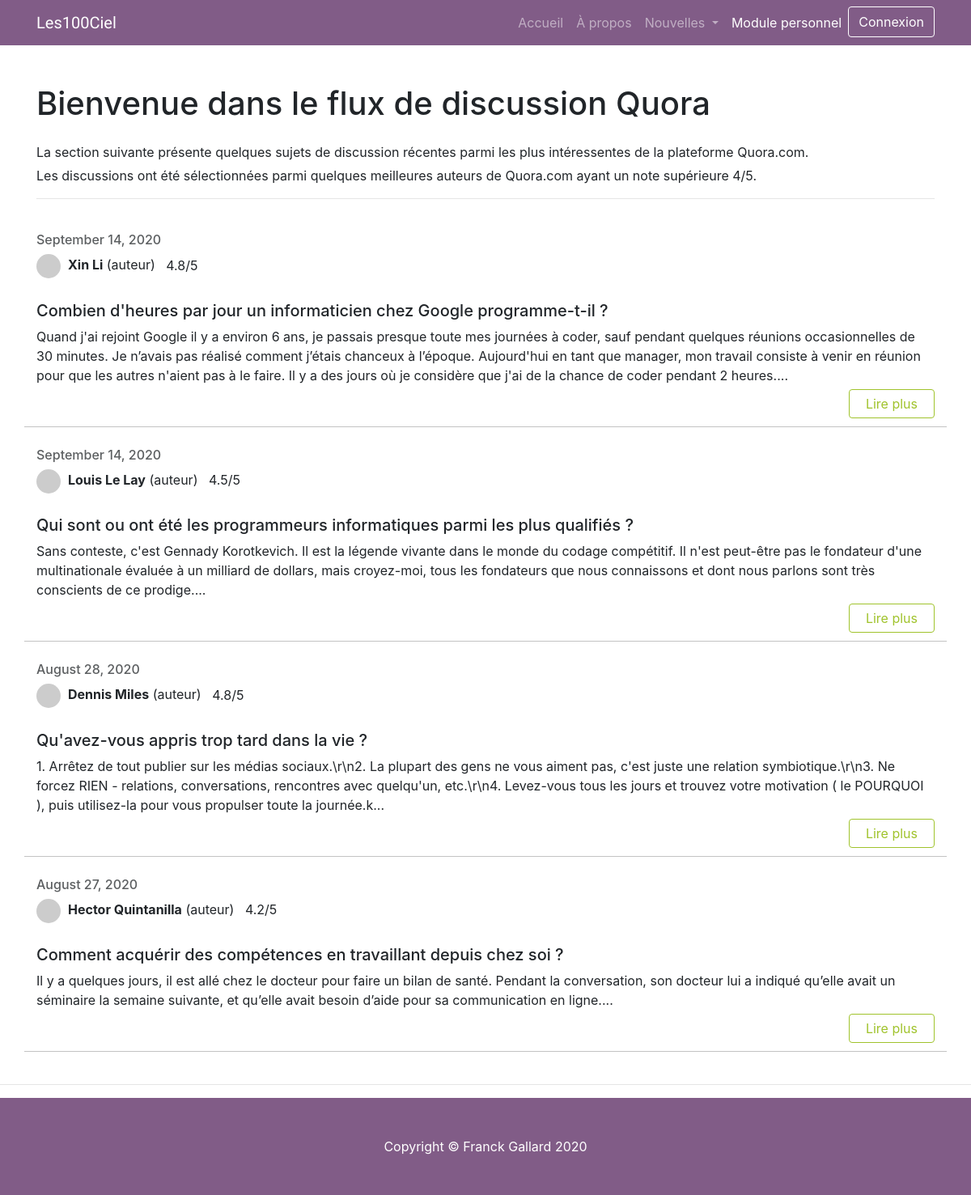
Screenshot of /module_personnel.php with the database file from the repository.
### tables this page shows
CREATE TABLE `sujets` (
  `id` int(11) UNSIGNED NOT NULL,
  `auteur_id` int(11) UNSIGNED NOT NULL,
  `titre` varchar(255) NOT NULL,
  `description` text NOT NULL,
  `url` varchar(255) NOT NULL,
  `date_creation` date NOT NULL
);

CREATE TABLE `membres_forum_discussion` (
  `id` int(11) UNSIGNED NOT NULL,
  `nom_complet` varchar(50) NOT NULL,
  `date_ajout` date NOT NULL,
  `rating` float NOT NULL
);

### include/common.php (called while the page is built, shortened)
<?php
function escape($html) {
    return htmlspecialchars($html, ENT_QUOTES | ENT_SUBSTITUTE, "UTF-8");
}

### module_personnel.php (the view)
<?php
  $page = 'Module personnel';
  include_once('include/header.php');
  include_once('include/common.php');
  $connection->query('SET NAMES utf8');
  $sujets = $connection->query("SELECT s.titre, s.auteur_id , s.description, s.url, s.date_creation, m.nom_complet, m.rating
                                FROM sujets AS s, membres_forum_discussion AS m
                                INNER JOIN sujets on auteur_id = m.id
                                WHERE m.rating > 4
                                AND s.auteur_id = m.id
                                ORDER BY s.date_creation DESC");
  ?>
  <div class="container py-4">
  <h1 class="my-4">Bienvenue dans le flux de discussion Quora</h1>
  <p>La section suivante présente quelques sujets de discussion récentes parmi les plus intéressentes de la plateforme Quora.com.</p>
  <p>Les discussions ont été sélectionnées parmi quelques meilleures auteurs de Quora.com ayant un note supérieure 4/5.</p>
  <hr/>
  <div class="row">
    <?php
      while ($row = $sujets->fetch_assoc()) { ?>
        <div class="col-lg-12 mb-12 new-list-element">
          <?php
            echo '<div><h6 class="">' . date('F j, Y', strtotime($row["date_creation"])) . '</h6>';
            echo '<img src="//placehold.it/30" class="rounded-circle" />&nbsp;&nbsp;<strong class="">' . $row["nom_complet"] . '</strong>';
            echo '&nbsp;(auteur)&nbsp;&nbsp;&nbsp;<label class="">' . $row["rating"] . '/5</label></div><br/>';
            echo '<h5 class="">' . escape($row["titre"]) . '</h5>';
            echo '<p class="card-text">' . $row["description"] . '...</p>';
            echo '<a class="dropdown-item" href="' . escape($row["url"]) . '"> Lire plus</a>';
          ?>
        </div>
      <?php } ?>
  </div>
  </div>
<?php include_once('include/footer.php'); ?>
</html>

### include/header.php (shortened to what this page needs)
<!DOCTYPE html>
<html lang="fr-CA">
<head>
  <link rel="stylesheet" href="https://stackpath.bootstrapcdn.com/bootstrap/4.4.1/css/bootstrap.min.css">
  <link href="css/modern-business.css" rel="stylesheet">
</head>
<body>
  <nav class="navbar fixed-top navbar-expand-lg navbar-dark bg-dark fixed-top">
    <div class="container">
      <a class="navbar-brand" href="http://www.les100ciel.info">Les100Ciel</a>
      <div class="collapse navbar-collapse" id="navbarResponsive">
        <ul class="navbar-nav ml-auto">
          <li class="nav-item <?php if($page=='Accueil') echo 'active'; ?>">
            <a class="nav-link" href="index.php">Accueil</a>
          </li>
          <li class="nav-item <?php if($page=='À propos') echo 'active'; ?>">
            <a class="nav-link" href="enonce.php">À propos</a>
          </li>
          <li class="nav-item dropdown <?php if($page=='Nouvelles catégories' || $page=='Nouvelles') echo 'active'; ?>">
            <a class="nav-link dropdown-toggle" href="#" id="navbarDropdownBlog" data-toggle="dropdown" aria-haspopup="true" aria-expanded="false">
              Nouvelles
            </a>
          </li>
		  <li class="nav-item <?php if($page=='Module personnel') echo 'active'; ?>">
            <a class="nav-link" href="module_personnel.php">Module personnel</a>
          </li>
          <?php if(isset($_SESSION["utilisateur"]) && !empty($_SESSION["utilisateur"])): ?>
          <li class="nav-item dropdown <?php if($page=='Administration nouvelles' || $page=='') echo 'active'; ?>">
            <a class="nav-link dropdown-toggle" href="#" id="navbarDropdownPages" data-toggle="dropdown" aria-haspopup="true" aria-expanded="false">
              Administration
            </a>
            <div class="dropdown-menu dropdown-menu-right" aria-labelledby="navbarDropdownPages">
              <a class="dropdown-item" href="administration_nouvelles.php">Nouvelles</a>
            </div>
          </li>
          <li class="nav-item">
              <form method="POST">
                <button class="btn btn-outline-info my-2 my-sm-0" type="submit" name="seDeconnecter" >Déconnexion</button>
              </form>
          </li>
          <?php else: ?>
          <li class="nav-item">
            <button class="btn btn-outline-info my-2 my-sm-0" data-toggle="modal" data-target="#modalConnexion">Connexion</button>
          </li>
          <?php endif; ?>
        </ul>
      </div>
    </div>
  </nav>

### include/footer.php (shortened to what this page needs)
  <hr>
  <footer class="py-5 bg-dark">
    <div class="container">
      <p class="m-0 text-center text-white">Copyright &copy; Franck Gallard 2020</p>
    </div>
  </footer>
</body>
</html>

### css/modern-business.css (style rules this page uses)
body { padding-top: 56px; overflow-x: hidden; }
.bg-dark { background-color: #815c87 !important; }
p { margin-top: 0; margin-bottom: 5px; }
.btn-outline-info { color: #fff; border-color: #fff; }
.navbar .navbar-brand { font-family: 'Kaushan Script', cursive; }
.new-list-element .dropdown-item { padding: 5px 20px; background-color: #fff; border-radius: .25rem; color: #a0c32c; border: 1px solid #a0c32c; text-decoration: none; }
.new-list-element, .news-management-list-element { border-bottom: 1px solid #c3c3c3; padding-top: 10px; padding-bottom: 10px; margin-top: 15px; }
.new-list-element h6 { color: #5c5f61; }
.new-list-element a { background-color: unset; text-decoration: underline; padding-left: 0; color: #18a2b8; float: right; width: auto; }
footer { position: relative; bottom: 0; width: 100%; }

### rows the page displays
sujets: date_creation "September 14, 2020", auteur.nom_complet "Xin Li", auteur.rating "4.8", titre "Combien d'heures par jour un informaticien chez Google programme-t-il ?", description "Quand j'ai rejoint Google il y a environ 6 ans, je passais presque toute mes journées à coder, sauf pendant quelques réunions occasionnelles de 30 minutes. Je n’avais pas réalisé comment j’étais chanceux à l’époque. Aujourd'hui en tant que manager, mon travail consiste à venir en réunion pour que les autres n'aient pas à le faire. Il y a des jours où je considère que j'ai de la chance de coder pendant 2 heures."
sujets: date_creation "September 14, 2020", auteur.nom_complet "Louis Le Lay", auteur.rating "4.5", titre "Qui sont ou ont été les programmeurs informatiques parmi les plus qualifiés ?", description "Sans conteste, c'est Gennady Korotkevich. Il est la légende vivante dans le monde du codage compétitif. Il n'est peut-être pas le fondateur d'une multinationale évaluée à un milliard de dollars, mais croyez-moi, tous les fondateurs que nous connaissons et dont nous parlons sont très conscients de ce prodige."
sujets: date_creation "August 28, 2020", auteur.nom_complet "Dennis Miles", auteur.rating "4.8", titre "Qu'avez-vous appris trop tard dans la vie ?", description "1. Arrêtez de tout publier sur les médias sociaux.\\r\\n2. La plupart des gens ne vous aiment pas, c'est juste une relation symbiotique.\\r\\n3. Ne forcez RIEN - relations, conversations, rencontres avec quelqu'un, etc.\\r\\n4. Levez-vous tous les jours et trouvez votre motivation ( le POURQUOI ), puis utilisez-la pour vous propulser toute la journée.k"
sujets: date_creation "August 27, 2020", auteur.nom_complet "Hector Quintanilla", auteur.rating "4.2", titre "Comment acquérir des compétences en travaillant depuis chez soi ?", description "Il y a quelques jours, il est allé chez le docteur pour faire un bilan de santé. Pendant la conversation, son docteur lui a indiqué qu’elle avait un séminaire la semaine suivante, et qu’elle avait besoin d’aide pour sa communication en ligne."
